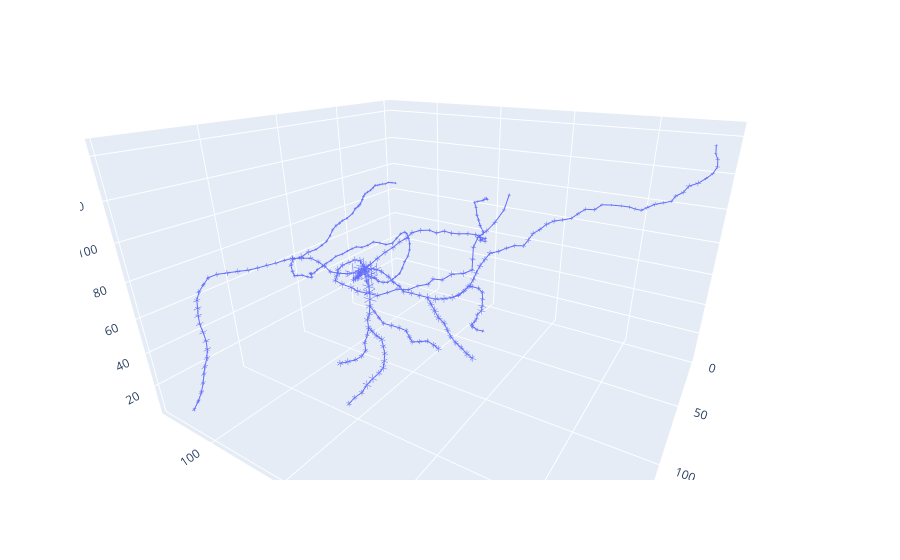

The notebook cell saved with this chart:
### Code cell
fig = px.line_3d(segs, x=1, y=2, z=3, error_x=4, error_y=4, error_z=4, line_group=0)
fig.update_layout(
    autosize=True,
    height=600,
    scene=dict(camera=dict(eye=dict(x=-1.4, y=1.4, z=0.6))),
    )
